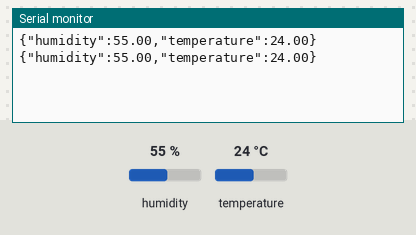
A sketch run on a simulated Arduino Uno, built with avr-gcc and run on an emulated ATmega328P. Parts: the last lines printed to the serial monitor. The inputs (shaded band) are chosen by the test bench; at power-on: humidity 55 %, temperature 24 °C.

Above: at 5.8 s.
5.9 s: humidity set to 22 %
At 11.1 s:
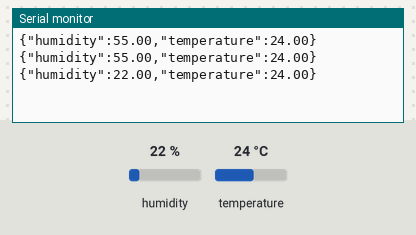
11.9 s: temperature set to 12 °C
At 15.8 s:
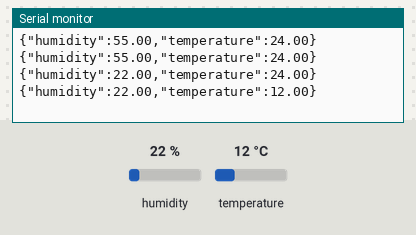
17.9 s: humidity set to 40 %
At 20.5 s:
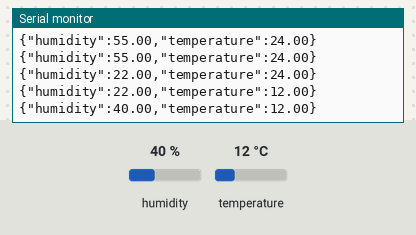
Timing chart, 0 to 22.0 s (numbered marks = the images above; inputs shaded):
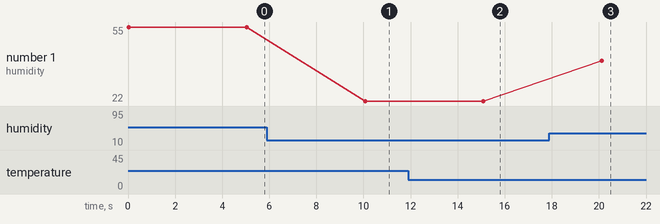

The sketch:

sketch_nov21a.ino
```cpp
#include <dht.h>


dht DHT;
#define DHT11_PIN 7


void setup(){

  Serial.begin(9600);

}


void loop() {
  // put your main code here, to run repeatedly:

  int chk=DHT.read11(DHT11_PIN);
  float h = DHT.humidity;
  float t = DHT.temperature;
  String message="";
  if (isnan(h)|| isnan(t)){
    return;
  }
  message=message+"{\"humidity\":";
  message=message+h;
  message=message+",\"temperature\":";
  message=message+t;
  message=message+"}";
  Serial.println(message);

 delay(5000);

}
```

Measured:
- after the input at 5.9 s, the serial monitor: prints a new line after 4.2 s (image 1)
- after the input at 11.9 s, the serial monitor: prints a new line after 3.2 s (image 2)
- after the input at 17.9 s, the serial monitor: prints a new line after 2.2 s (image 3)
- plotted number 1: 55 → 22 after the input at 5.9 s, 22 → 40 after the input at 17.9 s
